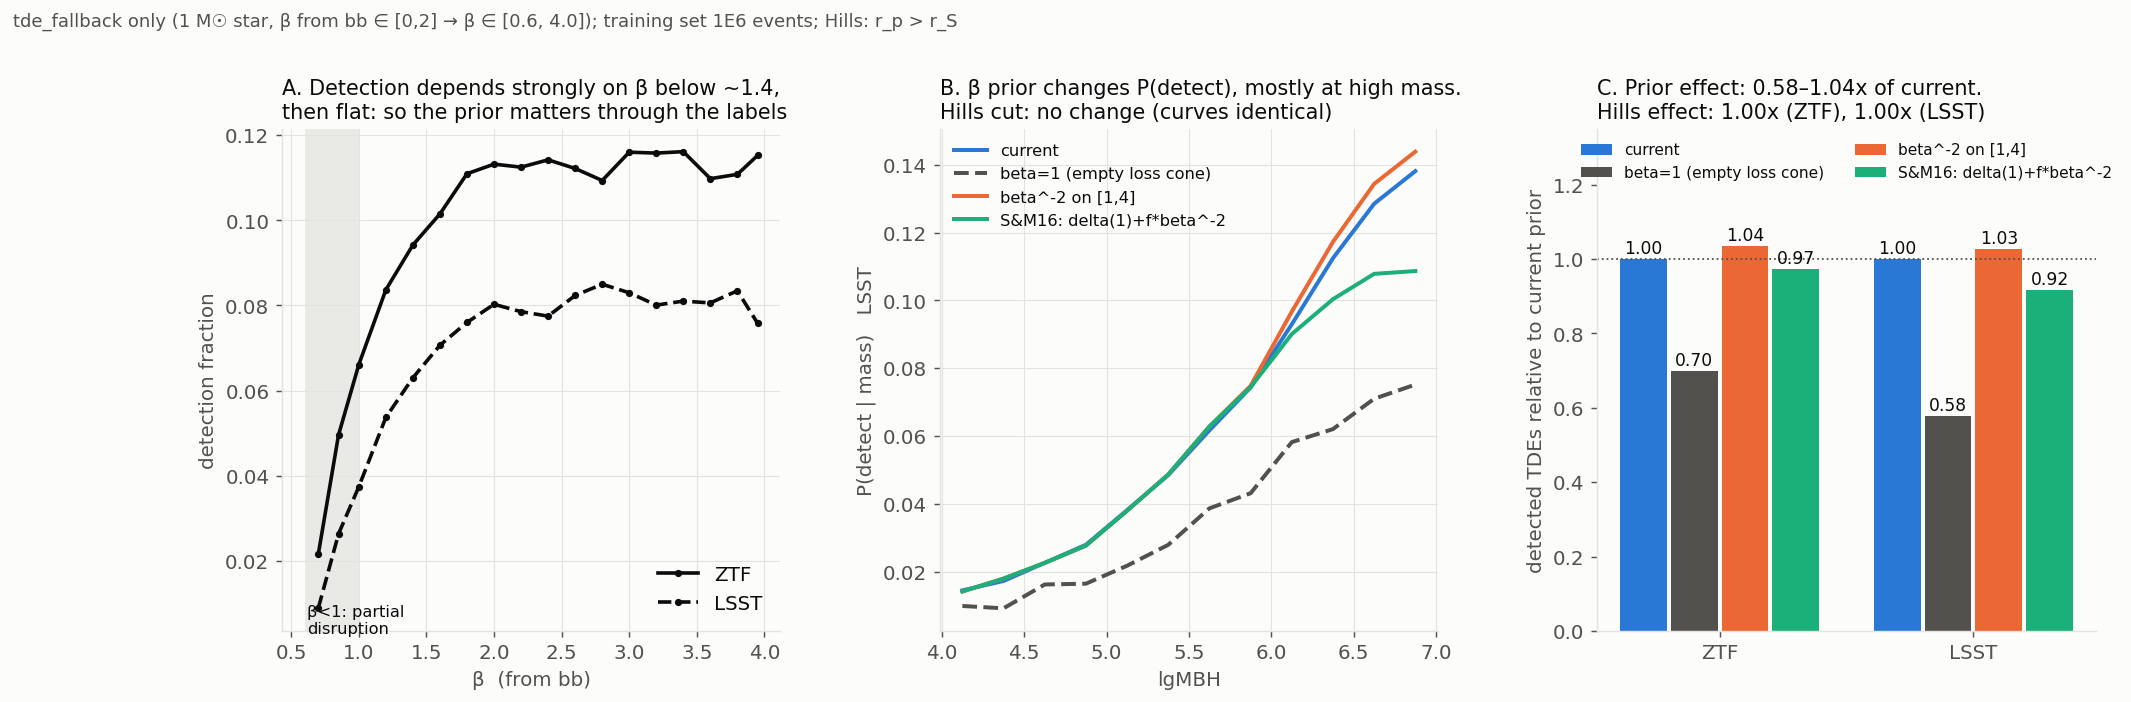

Here is the Python script that generated this plot:
"""tde_fallback only: what matters, the penetration prior or the Hills cut?
tde_fallback's penetration factor comes from `bb` (redback _tde_mosfit_engine, gamma=4/3 since mstar=1):
   bb in [0,1): beta = 0.6 + 1.25 bb ;  bb in [1,2]: beta = 1.85 + 2.15 (bb-1)   -> beta in [0.6, 4.0]
Detectability labels DO depend on bb, so changing the beta prior changes the detection rate (unlike the unused catalogue `beta`)."""
import os; HERE = os.path.dirname(os.path.abspath(__file__))
import h5py, numpy as np
D='./data/PRE_TRAIN_DATA_TDE/1E6_events'
Rsun=6.957e10; rS=2.953e5
bmax=lambda l: Rsun*(10**l)**(1/3)/(rS*10**l)
def beta_of_bb(bb): return np.where(bb<1,0.6+1.25*bb,1.85+2.15*(bb-1))
def f_pin(l): return np.clip(0.22*(10**(l-8))**-0.307,0,1)
BE=np.concatenate([[0.6,0.8,0.9,1.1],np.arange(1.3,3.95,0.2),[4.0]])   # beta bins; one bin is exactly [0.9,1.1] around beta=1
ME=np.linspace(4,7,13)          # mass bins
for S in ["ZTF","LSST"]:
    p=h5py.File(f"{D}/TDE_params_1E6_{S}_tde_fallback.h5"); d=h5py.File(f"{D}/TDE_detectability_1E6_{S}_tde_fallback.h5")["detectability"][:]
    M=p["lgMBH"][:]; b=beta_of_bb(p["bb"][:])
    print(f"\n===== {S} tde_fallback  (N={len(M)}, detected={d.sum()}) =====")
    print("beta range",b.min().round(2),b.max().round(2),"| Hills pass: all",(b<=bmax(M)).mean(),"detected",(b[d==1]<=bmax(M[d==1])).mean(),
          "| lgM where beta_max=4.0:",round(7+1.5*np.log10(bmax(7)/4.0),2))
    # detection fraction in (mass, beta) bins
    H=np.histogram2d(M,b,[ME,BE])[0]; Hd=np.histogram2d(M[d==1],b[d==1],[ME,BE])[0]
    det=np.divide(Hd,H,out=np.zeros_like(Hd),where=H>0)
    bc=.5*(BE[1:]+BE[:-1]); mc=.5*(ME[1:]+ME[:-1])
    print("beta bin centres:",np.round(bc,2)); print("detection fraction vs beta (all masses):",np.round([Hd[:,j].sum()/H[:,j].sum() for j in range(len(bc))],3))
    # priors in beta-bin space (probability per bin), cut applied via beta<=beta_max(M)
    BW=np.diff(BE)
    def prior(name,M0):
        w=np.zeros(len(bc))
        hi=4.0
        if name=="current":   # bb uniform -> density in beta
            w=np.array([ (np.clip(BE[j+1],0.6,1.85)-np.clip(BE[j],0.6,1.85))/1.25*0.5 + (np.clip(BE[j+1],1.85,4.0)-np.clip(BE[j],1.85,4.0))/2.15*0.5 for j in range(len(bc))])
        elif name=="beta=1 (empty loss cone)": w[np.argmin(abs(bc-1.0))]=1
        elif name=="beta^-2 on [1,4]":
            lo=np.clip(BE[:-1],1,hi);up=np.clip(BE[1:],1,hi); w=(1/lo-1/up)
        elif name=="S&M16: delta(1)+f*beta^-2":
            lo=np.clip(BE[:-1],1,hi);up=np.clip(BE[1:],1,hi); t=(1/lo-1/up); t=t/(1-1/hi)
            w=f_pin(M0)*t; w[np.argmin(abs(bc-1.0))]+= (1-f_pin(M0))   # point mass placed in the bin containing beta=1
        return w/w.sum()
    names=["current","beta=1 (empty loss cone)","beta^-2 on [1,4]","S&M16: delta(1)+f*beta^-2"]
    res={}
    for nm in names:
        for hills in (False,True):
            dm=np.zeros(len(mc))
            for i,m0 in enumerate(mc):
                w=prior(nm,m0)
                if hills: w=w*(bc<=bmax(m0)); 
                dm[i]=(w*det[i]).sum()            # P(detect | M) under this prior (+cut = event lost)
            res[(nm,hills)]=dm
    base=res[("current",False)]
    pop=np.histogram(M,ME)[0]
    print(f"{'prior':32s} {'overall det frac':>17s} {'rel. to current':>16s} | det frac at lgM 4.25 / 5.5 / 6.75   (Hills cut changes?)")
    for nm in names:
        dm=res[(nm,False)]; dmh=res[(nm,True)]
        ov=(pop*dm).sum()/pop.sum(); ovh=(pop*dmh).sum()/pop.sum(); ob=(pop*base).sum()/pop.sum()
        print(f"{nm:32s} {ov:17.4f} {ov/ob:16.3f} | {dm[0]:.3f} {dm[5]:.3f} {dm[11]:.3f}   Hills: {ovh:.4f}")

    out_all=globals().setdefault("OUT",{}); out_all[S]=dict(bc=bc,mc=mc,dfb=[Hd[:,j].sum()/H[:,j].sum() for j in range(len(bc))],res=res,pop=pop,names=names,base=base,M=M,d=d)
import matplotlib; matplotlib.use("Agg"); import matplotlib.pyplot as plt
SURF,INK,INK2,GRID="#fcfcfb","#0b0b0b","#52514e","#e4e3df"
COL={"current":"#2a78d6","beta^-2 on [1,4]":"#eb6834","S&M16: delta(1)+f*beta^-2":"#1baf7a","beta=1 (empty loss cone)":INK2}
plt.rcParams.update({"font.size":11,"axes.facecolor":SURF,"figure.facecolor":SURF,"text.color":INK,"axes.labelcolor":INK2,"xtick.color":INK2,"ytick.color":INK2,"axes.edgecolor":GRID,"axes.spines.top":False,"axes.spines.right":False})
fig,ax=plt.subplots(1,3,figsize=(18,5.6)); fig.subplots_adjust(wspace=.32,top=.80)
for S,ls in (("ZTF","-"),("LSST","--")):
    o=OUT[S]; ax[0].plot(o["bc"],o["dfb"],ls,color=INK,lw=2,marker="o",ms=3,label=S)
ax[0].axvspan(0.6,1.0,color="#d8d7d2",alpha=.5,lw=0); ax[0].text(0.62,0.003,"β<1: partial\ndisruption",fontsize=9)
ax[0].set_xlabel("β  (from bb)"); ax[0].set_ylabel("detection fraction"); ax[0].legend(frameon=False)
ax[0].set_title("A. Detection depends strongly on β below ~1.4,\nthen flat: so the prior matters through the labels",loc="left",fontsize=11.5); ax[0].grid(color=GRID,lw=.6)
for k,(nm) in enumerate(["current","beta=1 (empty loss cone)","beta^-2 on [1,4]","S&M16: delta(1)+f*beta^-2"]):
    o=OUT["LSST"]; ax[1].plot(o["mc"],o["res"][(nm,False)],color=COL[nm],lw=2.2,ls="--" if "empty" in nm else "-",label=nm)
m=np.linspace(4,7,50)
ax[1].set_xlabel("lgMBH"); ax[1].set_ylabel("P(detect | mass)   LSST"); ax[1].legend(frameon=False,fontsize=9,loc="upper left"); ax[1].grid(color=GRID,lw=.6)
ax[1].set_title("B. β prior changes P(detect), mostly at high mass.\nHills cut: no change (curves identical)",loc="left",fontsize=11.5)
names=["current","beta=1 (empty loss cone)","beta^-2 on [1,4]","S&M16: delta(1)+f*beta^-2"]; x=np.arange(2); w=.2
for j,nm in enumerate(names):
    vals=[]
    for S in ["ZTF","LSST"]:
        o=OUT[S]; vals.append((o["pop"]*o["res"][(nm,False)]).sum()/(o["pop"]*o["base"]).sum())
    ax[2].bar(x+(j-1.5)*w,vals,w*.92,color=COL[nm],label=nm)
    for xi,v in zip(x+(j-1.5)*w,vals): ax[2].text(xi,v+.015,f"{v:.2f}",ha="center",fontsize=9.5)
hv=[ (OUT[S]["pop"]*OUT[S]["res"][("current",True)]).sum()/(OUT[S]["pop"]*OUT[S]["res"][("current",False)]).sum() for S in ["ZTF","LSST"]]
ax[2].axhline(1,color=INK2,lw=1,ls=":"); ax[2].set_xticks(x); ax[2].set_xticklabels(["ZTF","LSST"]); ax[2].set_ylim(0,1.35)
ax[2].set_ylabel("detected TDEs relative to current prior"); ax[2].legend(frameon=False,fontsize=8.5,loc="upper center",ncol=2)
ax[2].set_title(f"C. Prior effect: 0.58–1.04x of current.\nHills effect: {hv[0]:.2f}x (ZTF), {hv[1]:.2f}x (LSST)",loc="left",fontsize=11.5)
fig.suptitle("tde_fallback only (1 M☉ star, β from bb ∈ [0,2] → β ∈ [0.6, 4.0]); training set 1E6 events; Hills: r_p > r_S",fontsize=10,color=INK2,x=.01,ha="left",y=.96)
plt.savefig(os.path.join(HERE,"hills_prior_tde_fallback.png"),dpi=130,bbox_inches="tight")
